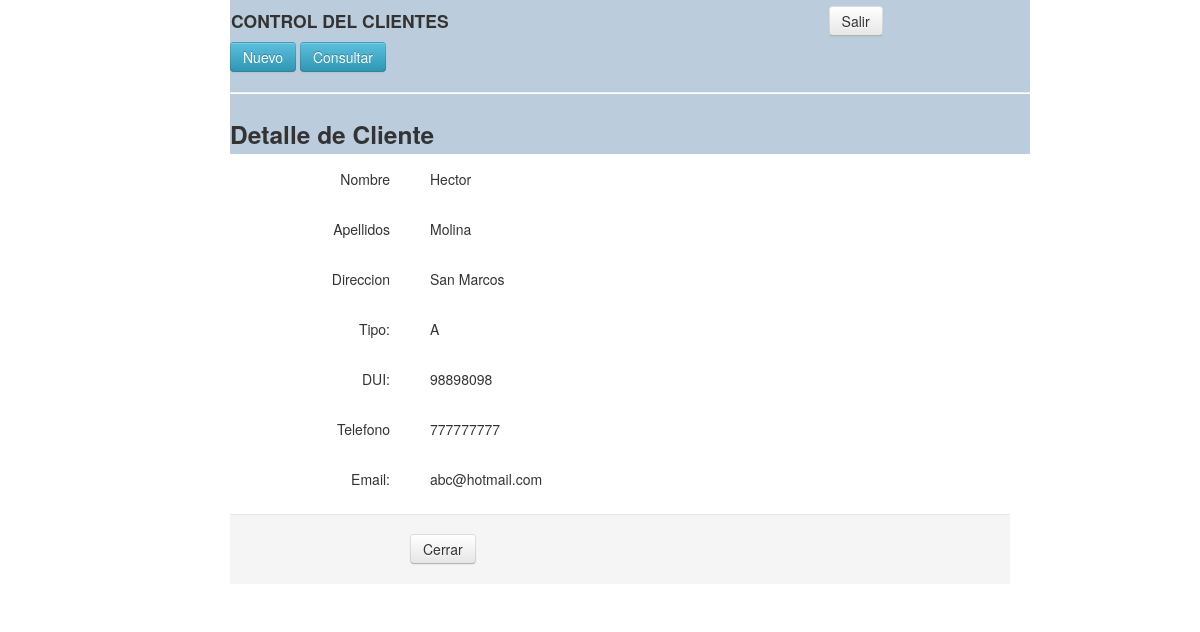
/raiz/cobradores/read.php?id=1, run on the app's committed database.
### tables this page shows
CREATE TABLE `clientes` (
  `idcliente` int(11) NOT NULL AUTO_INCREMENT,
  `nombre` varchar(30) NOT NULL,
  `apellidos` varchar(30) NOT NULL,
  `direccion` varchar(100) NOT NULL,
  `tipo` varchar(1) NOT NULL,
  `telefono` int(8) NOT NULL,
  `email` varchar(80) NOT NULL,
  `dui` int(12) NOT NULL,
  PRIMARY KEY (`idcliente`)
);

### raiz/cobradores/read.php (the view, shortened to what this page needs)
<?php
	$id = null;
	if ( !empty($_GET['id'])) {
		$id = $_REQUEST['id'];
	}
	if ( null==$id ) {
		header("Location: index.php");
	} else {
		$pdo = Database::connect();
		$pdo->setAttribute(PDO::ATTR_ERRMODE, PDO::ERRMODE_EXCEPTION);
		$sql = "SELECT * FROM clientes where idcliente = ?";
		$q = $pdo->prepare($sql);
		$q->execute(array($id));
		$data = $q->fetch(PDO::FETCH_ASSOC);
	}
?>
<!DOCTYPE html>
<html lang="en">
<head>
    <link   href="../css/bootstrap.min.css" rel="stylesheet">
</head>
<body>
    <div class="container">
    			<div class="span10 offset1">
    				<div class="mmenu">
						<table width="750" >
						<tr>
						<td><H4>CONTROL DEL CLIENTES</H4></td>
					 <td><a href="../index.php"  class="btn">Salir</a></td>
						</tr>
					</table>
					<a href="create.php" alt="Nuevo Registro..." class="btn btn-info"> Nuevo</a>
					<a href="query.php" alt="Consultar Registros..." class="btn btn-info">Consultar</a>
					<hr>
						<h3>Detalle de Cliente</h3>
		    		</div>
	    			<div class="form-horizontal" >
					  <div class="control-group">
					    <label class="control-label">Nombre</label>
					    <div class="controls">
						    <label class="checkbox">
						     	<?php echo $data['nombre'];?>
						    </label>
					    </div>
					  </div>
					  <div class="control-group">
					    <label class="control-label">Apellidos</label>
					    <div class="controls">
						    <label class="checkbox">
						     	<?php echo $data['apellidos'];?>
						    </label>
					    </div>
					  </div>
					   <div class="control-group">
					    <label class="control-label">Direccion</label>
					    <div class="controls">
						    <label class="checkbox">
						     	<?php echo $data['direccion'];?>
						    </label>
					    </div>
					  </div>
					   <div class="control-group">
					    <label class="control-label">Tipo:</label>
					    <div class="controls">
						    <label class="checkbox">
						     	<?php echo $data['tipo'];?>
						    </label>
					    </div>
					  </div>
					   <div class="control-group">
					    <label class="control-label">DUI:</label>
					    <div class="controls">
						    <label class="checkbox">
						     	<?php echo $data['dui'];?>
						    </label>
					    </div>
					  </div>
					   <div class="control-group">
					    <label class="control-label">Telefono</label>
					    <div class="controls">
						    <label class="checkbox">
						     	<?php echo $data['telefono'];?>
						    </label>
					    </div>
					  </div>
					   <div class="control-group">
					    <label class="control-label">Email:</label>
					    <div class="controls">
						    <label class="checkbox">
						     	<?php echo $data['email'];?>
						    </label>
					    </div>
					  </div>
					    <div class="form-actions">
						  <a class="btn" href="index.php">Cerrar</a>
					   </div>
					</div>
				</div>
    </div>
  </body>
</html>

### data on the page
clientes: nombre "Hector", apellidos "Molina", direccion "San Marcos", tipo "A", dui "98898098", telefono "777777777", email "abc@hotmail.com"
